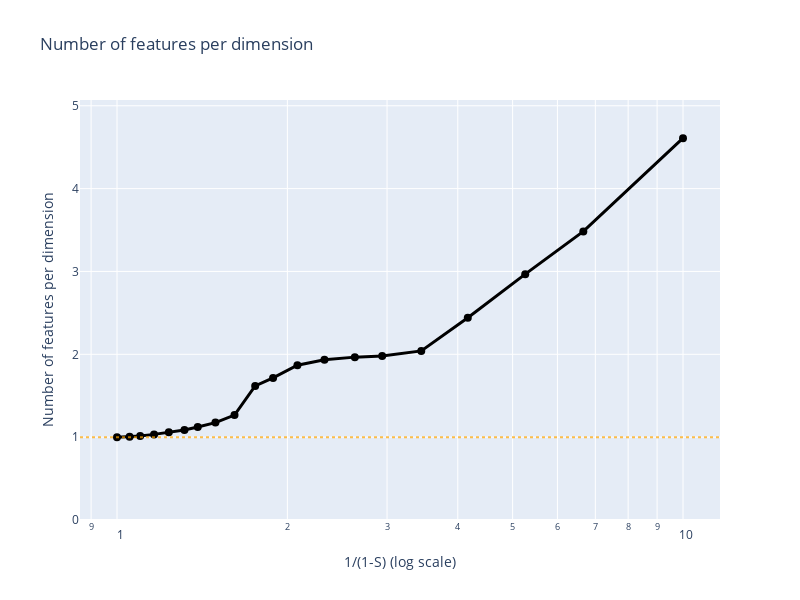

The notebook cell saved with this chart:
### Code cell
plot_feats_per_dim(stacked_params_dense, configs_dense, feature_probs, importances, DEVICE)

### Figure 1 — Plotly figure (JSON) as saved in the notebook; plotly's stock layout.template omitted (floating-point values rounded to 4 significant figures)
{"data": [{"line": {"color": "black", "width": 3}, "marker": {"color": "black", "size": 8}, "mode": "markers+lines", "name": "Weighted Features per Dimension", "type": "scatter", "x": [1, 1.053, 1.099, 1.163, 1.235, 1.316, 1.389, 1.493, 1.613, 1.754, 1.887, 2.083, 2.326, 2.632, 2.941, 3.448, 4.167, 5.263, 6.667, 10.0], "y": [0.9994, 1.005, 1.013, 1.033, 1.059, 1.087, 1.123, 1.176, 1.267, 1.618, 1.715, 1.869, 1.934, 1.966, 1.98, 2.041, 2.441, 2.968, 3.484, 4.609]}], "layout": {"height": 600, "shapes": [{"line": {"color": "orange", "dash": "dot"}, "opacity": 0.7, "type": "line", "x0": 0, "x1": 1, "xref": "x domain", "y0": 1, "y1": 1, "yref": "y"}], "showlegend": false, "title": {"text": "Number of features per dimension"}, "width": 800, "xaxis": {"title": {"text": "1/(1-S) (log scale)"}, "type": "log"}, "yaxis": {"range": [0, 5.069], "title": {"text": "Number of features per dimension"}}}}
